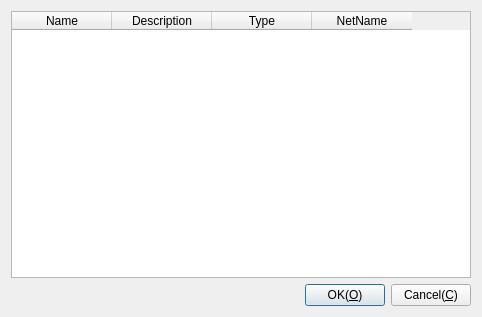
<?xml version="1.0" encoding="UTF-8"?>
<ui version="4.0">
 <class>DlgSubNetwork</class>
 <widget class="QDialog" name="DlgSubNetwork">
  <property name="geometry">
   <rect>
    <x>0</x>
    <y>0</y>
    <width>482</width>
    <height>317</height>
   </rect>
  </property>
  <property name="windowTitle">
   <string>DlgSubNetwork</string>
  </property>
  <layout class="QGridLayout" name="gridLayout">
   <item row="0" column="0">
    <widget class="QTableWidget" name="tableWidget">
     <column>
      <property name="text">
       <string>Name</string>
      </property>
     </column>
     <column>
      <property name="text">
       <string>Description</string>
      </property>
     </column>
     <column>
      <property name="text">
       <string>Type</string>
      </property>
     </column>
     <column>
      <property name="text">
       <string>NetName</string>
      </property>
     </column>
    </widget>
   </item>
   <item row="1" column="0">
    <layout class="QHBoxLayout" name="horizontalLayout">
     <item>
      <spacer name="horizontalSpacer">
       <property name="orientation">
        <enum>Qt::Horizontal</enum>
       </property>
       <property name="sizeHint" stdset="0">
        <size>
         <width>40</width>
         <height>20</height>
        </size>
       </property>
      </spacer>
     </item>
     <item>
      <widget class="QPushButton" name="pushButton_ok">
       <property name="text">
        <string>OK(&amp;O)</string>
       </property>
      </widget>
     </item>
     <item>
      <widget class="QPushButton" name="pushButton_cancel">
       <property name="text">
        <string>Cancel(&amp;C)</string>
       </property>
      </widget>
     </item>
    </layout>
   </item>
  </layout>
 </widget>
 <layoutdefault spacing="6" margin="11"/>
 <resources/>
 <connections/>
</ui>
